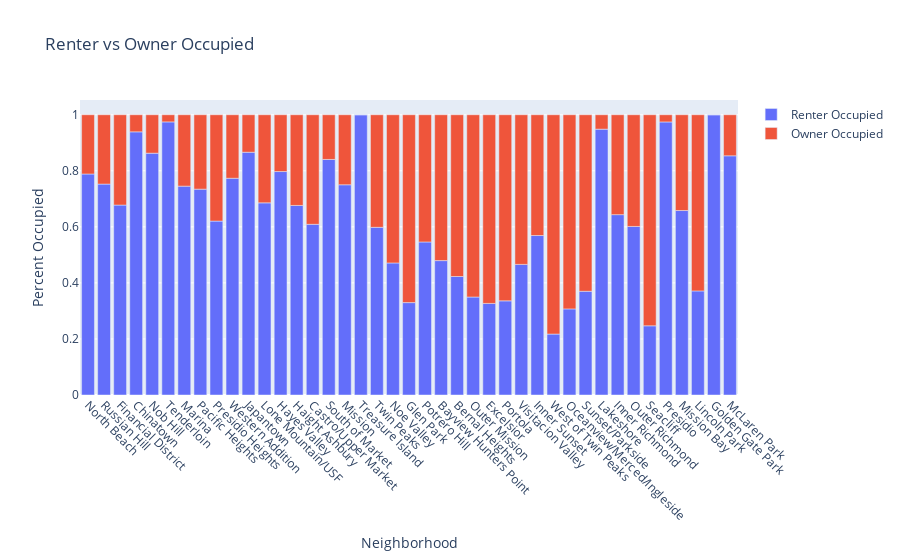

The notebook cell this image was saved under:
### Code cell
melted = pd.melt(df_all_calcs_tp, id_vars=geo_summary_variable, value_vars=['Renter Occupied', 'Owner Occupied'])

fig2 = px.bar(melted, x=geo_summary_variable, y="value", color=0, title="Renter vs Owner Occupied", labels={
                     "value": "Percent Occupied",
                     '0': ""
                 },)

fig2.update_xaxes(tickangle=45)
fig2.show()

### Figure 1 — Plotly figure (JSON) as saved in the notebook; plotly's stock layout.template omitted (floating-point values rounded to 4 significant figures)
{"data": [{"alignmentgroup": "True", "hovertemplate": "=Renter Occupied<br>Neighborhood=%{x}<br>Percent Occupied=%{y}<extra></extra>", "legendgroup": "Renter Occupied", "marker": {"color": "#636efa"}, "name": "Renter Occupied", "offsetgroup": "Renter Occupied", "orientation": "v", "showlegend": true, "textposition": "auto", "type": "bar", "x": ["North Beach", "Russian Hill", "Financial District", "Chinatown", "Nob Hill", "Tenderloin", "Marina", "Pacific Heights", "Presidio Heights", "Western Addition", "Japantown", "Lone Mountain/USF", "Hayes Valley", "Haight Ashbury", "Castro/Upper Market", "South of Market", "Mission", "Treasure Island", "Twin Peaks", "Noe Valley", "Glen Park", "Potrero Hill", "Bayview Hunters Point", "Bernal Heights", "Outer Mission", "Excelsior", "Portola", "Visitacion Valley", "Inner Sunset", "West of Twin Peaks", "Oceanview/Merced/Ingleside", "Sunset/Parkside", "Lakeshore", "Inner Richmond", "Outer Richmond", "Seacliff", "Presidio", "Mission Bay", "Lincoln Park", "Golden Gate Park", "McLaren Park"], "xaxis": "x", "y": [0.7886, 0.7526, 0.6777, 0.939, 0.8629, 0.9745, 0.7453, 0.7345, 0.6206, 0.7734, 0.8663, 0.6856, 0.7973, 0.6764, 0.6091, 0.8405, 0.7501, 1, 0.5983, 0.4712, 0.3297, 0.5461, 0.4796, 0.4228, 0.3496, 0.3268, 0.3359, 0.4661, 0.569, 0.2174, 0.3073, 0.3701, 0.9486, 0.6436, 0.6014, 0.2469, 0.9743, 0.6583, 0.3714, 1, 0.8536], "yaxis": "y"}, {"alignmentgroup": "True", "hovertemplate": "=Owner Occupied<br>Neighborhood=%{x}<br>Percent Occupied=%{y}<extra></extra>", "legendgroup": "Owner Occupied", "marker": {"color": "#EF553B"}, "name": "Owner Occupied", "offsetgroup": "Owner Occupied", "orientation": "v", "showlegend": true, "textposition": "auto", "type": "bar", "x": ["North Beach", "Russian Hill", "Financial District", "Chinatown", "Nob Hill", "Tenderloin", "Marina", "Pacific Heights", "Presidio Heights", "Western Addition", "Japantown", "Lone Mountain/USF", "Hayes Valley", "Haight Ashbury", "Castro/Upper Market", "South of Market", "Mission", "Treasure Island", "Twin Peaks", "Noe Valley", "Glen Park", "Potrero Hill", "Bayview Hunters Point", "Bernal Heights", "Outer Mission", "Excelsior", "Portola", "Visitacion Valley", "Inner Sunset", "West of Twin Peaks", "Oceanview/Merced/Ingleside", "Sunset/Parkside", "Lakeshore", "Inner Richmond", "Outer Richmond", "Seacliff", "Presidio", "Mission Bay", "Lincoln Park", "Golden Gate Park", "McLaren Park"], "xaxis": "x", "y": [0.2114, 0.2474, 0.3223, 0.06095, 0.1371, 0.0255, 0.2547, 0.2655, 0.3794, 0.2266, 0.1337, 0.3144, 0.2027, 0.3236, 0.3909, 0.1595, 0.2499, 0, 0.4017, 0.5288, 0.6703, 0.4539, 0.5204, 0.5772, 0.6504, 0.6732, 0.6641, 0.5339, 0.431, 0.7826, 0.6927, 0.6299, 0.05138, 0.3564, 0.3986, 0.7531, 0.02568, 0.3417, 0.6286, 0, 0.1464], "yaxis": "y"}], "layout": {"barmode": "relative", "legend": {"title": {"text": ""}, "tracegroupgap": 0}, "title": {"text": "Renter vs Owner Occupied"}, "xaxis": {"anchor": "y", "domain": [0, 1], "tickangle": 45, "title": {"text": "Neighborhood"}}, "yaxis": {"anchor": "x", "domain": [0, 1], "title": {"text": "Percent Occupied"}}}}
